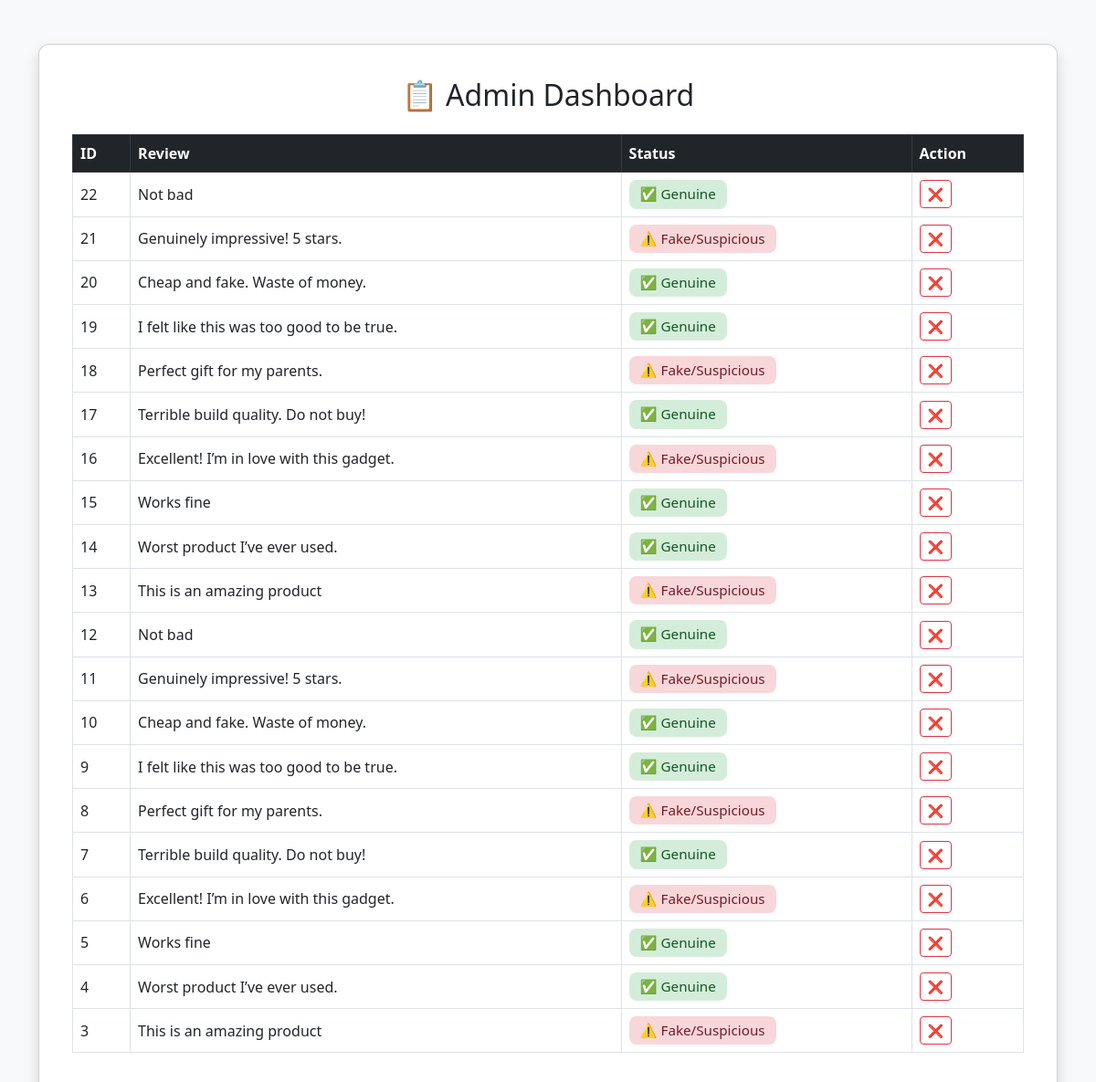
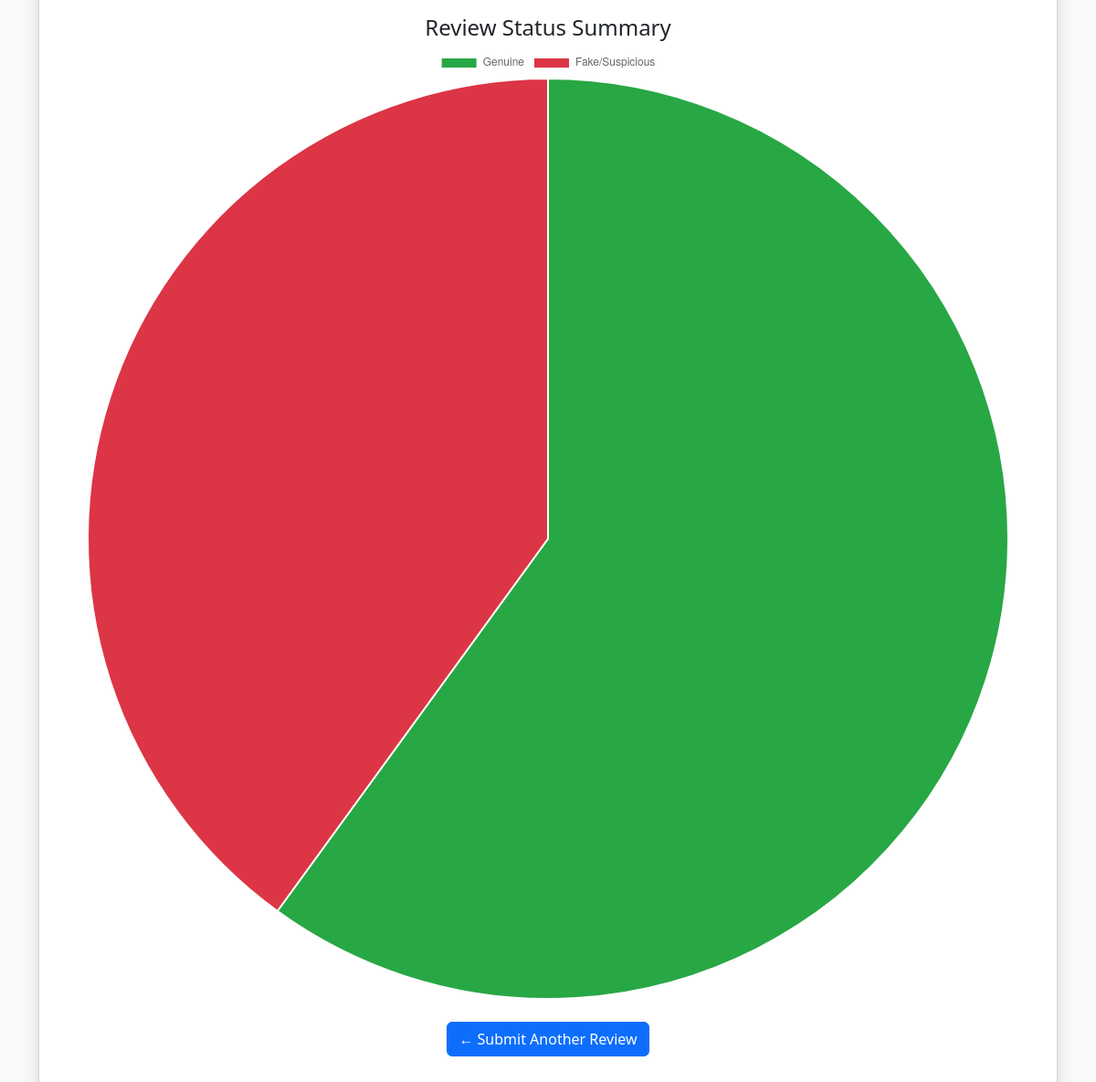
/dashboard, run on the app's committed database (2 pictures, top to bottom).
### tables this page shows
CREATE TABLE reviews (id INTEGER PRIMARY KEY AUTOINCREMENT, content TEXT, status TEXT);

### app.py (the view)
@app.route('/dashboard')
def dashboard():
    conn = sqlite3.connect("reviews.db")
    cursor = conn.cursor()
    cursor.execute("SELECT * FROM reviews ORDER BY id DESC")
    rows = cursor.fetchall()
    cursor.execute("SELECT COUNT(*) FROM reviews WHERE status='Genuine'")
    genuine_count = cursor.fetchone()[0]
    cursor.execute("SELECT COUNT(*) FROM reviews WHERE status='Fake/Suspicious'")
    fake_count = cursor.fetchone()[0]
    conn.close()
    return render_template("dashboard.html", reviews=rows, genuine_count=genuine_count, fake_count=fake_count)

### templates/dashboard.html (shortened to what this page needs)
<!DOCTYPE html>
<html lang="en">
<head>
  <link href="https://cdn.jsdelivr.net/npm/bootstrap@5.3.0/dist/css/bootstrap.min.css" rel="stylesheet" />
  <link href="/static/style.css" rel="stylesheet" />
</head>
<body class="bg-light">
  <div class="container py-5">
    <div class="card shadow">
      <div class="card-body">
        <h2 class="text-center mb-4 text-dark">📋 Admin Dashboard</h2>
        <table class="table table-hover table-bordered align-middle">
          <thead class="table-dark">
            <tr>
              <th>ID</th>
              <th>Review</th>
              <th>Status</th>
              <th>Action</th>
            </tr>
          </thead>
          <tbody>
            {% for review in reviews %}
            <tr>
              <td>{{ review[0] }}</td>
              <td>{{ review[1] }}</td>
              <td>
                {% if "Fake" in review[2] %}
                  <span class="badge fake-badge">⚠️ {{ review[2] }}</span>
                {% else %}
                  <span class="badge genuine-badge">✅ {{ review[2] }}</span>
                {% endif %}
              </td>
              <td>
                <a href="/delete/{{ review[0] }}" class="btn btn-sm btn-outline-danger"
                   onclick="return confirm('Are you sure you want to delete this review?');"
                   title="Delete this review">❌</a>
              </td>
            </tr>
            {% endfor %}
          </tbody>
        </table>
        <h4 class="mt-5 text-center">Review Status Summary</h4>
        <canvas id="reviewChart" width="400" height="200"></canvas>
        <script>
          const data = {
            labels: ['Genuine', 'Fake/Suspicious'],
            datasets: [{
              data: [{{ genuine_count }}, {{ fake_count }}],
              backgroundColor: ['#28a745', '#dc3545'],
            }]
          };
          new Chart(document.getElementById('reviewChart'), {
            type: 'pie',
            data: data
          });
        </script>
        <div class="text-center mt-4">
          <a href="/" class="btn btn-primary">← Submit Another Review</a>
        </div>
      </div>
    </div>
  </div>
</body>
</html>

### static/style.css (style rules this page uses)
body { font-family: 'Segoe UI', sans-serif; }
.card { border-radius: 12px; padding: 20px; }
.genuine-badge { background-color: #d4edda; color: #155724; padding: 8px 12px; border-radius: 8px; font-weight: 500; font-size: 0.95rem; }
.fake-badge { background-color: #f8d7da; color: #721c24; padding: 8px 12px; border-radius: 8px; font-weight: 500; font-size: 0.95rem; }

### data on the page
reviews: id "22", content "Not bad", status "Genuine"
reviews: id "21", content "Genuinely impressive! 5 stars.", status "Fake/Suspicious"
reviews: id "20", content "Cheap and fake. Waste of money.", status "Genuine"
reviews: id "19", content "I felt like this was too good to be true.", status "Genuine"
reviews: id "18", content "Perfect gift for my parents.", status "Fake/Suspicious"
reviews: id "17", content "Terrible build quality. Do not buy!", status "Genuine"
reviews: id "16", content "Excellent! I’m in love with this gadget.", status "Fake/Suspicious"
reviews: id "15", content "Works fine", status "Genuine"
reviews: id "14", content "Worst product I’ve ever used.", status "Genuine"
reviews: id "13", content "This is an amazing product", status "Fake/Suspicious"
reviews: id "12", content "Not bad", status "Genuine"
reviews: id "11", content "Genuinely impressive! 5 stars.", status "Fake/Suspicious"
reviews: id "10", content "Cheap and fake. Waste of money.", status "Genuine"
reviews: id "9", content "I felt like this was too good to be true.", status "Genuine"
reviews: id "8", content "Perfect gift for my parents.", status "Fake/Suspicious"
reviews: id "7", content "Terrible build quality. Do not buy!", status "Genuine"
reviews: id "6", content "Excellent! I’m in love with this gadget.", status "Fake/Suspicious"
reviews: id "5", content "Works fine", status "Genuine"
reviews: id "4", content "Worst product I’ve ever used.", status "Genuine"
reviews: id "3", content "This is an amazing product", status "Fake/Suspicious"

### other printed values
chart data {{ genuine_count }} 12
chart data {{ fake_count }} 8
